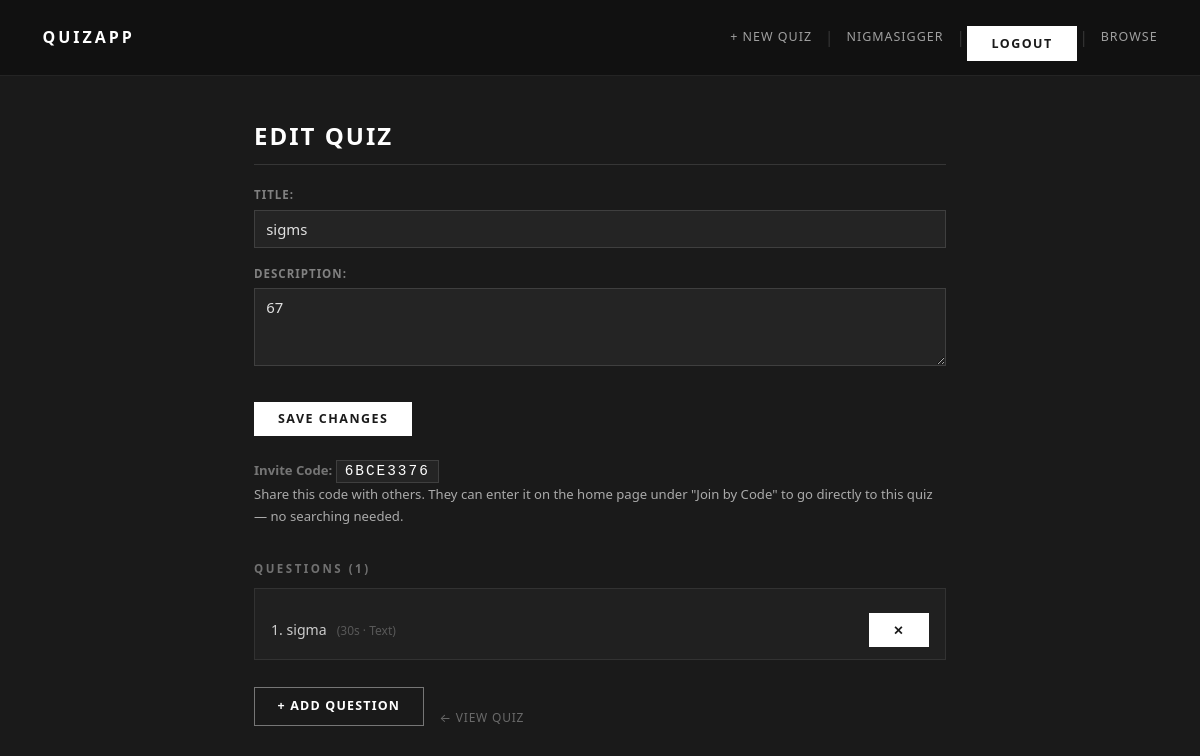
Page /quizzes/2/edit/ (signed in) on the earlier database version.
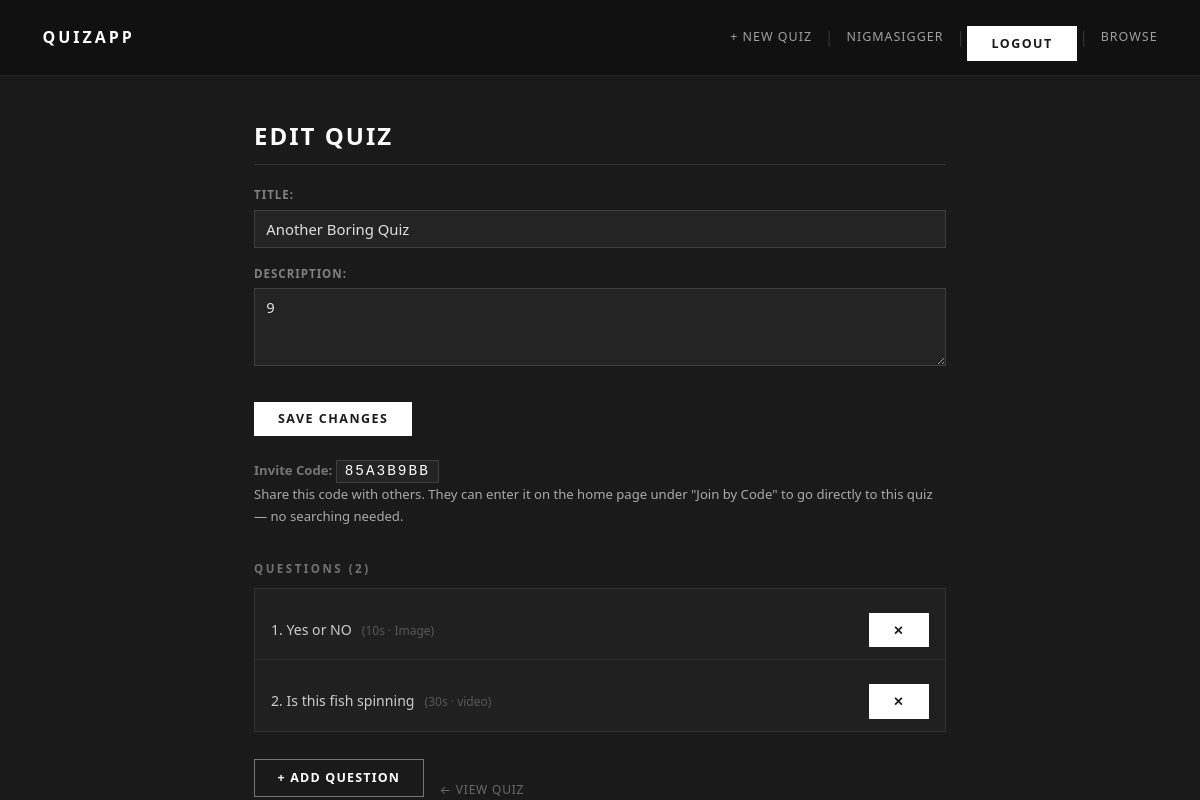
Same page on the later database version.
### quiz/models.py (models this page shows, shortened)
class Quiz(models.Model):
    title = models.CharField(max_length=200)
    description = models.TextField(blank=True)
    created_by = models.ForeignKey(User, on_delete=models.CASCADE, related_name='quizzes')
    created_at = models.DateTimeField(auto_now_add=True)
    invite_code = models.CharField(max_length=8, unique=True, null=True, blank=True)

class Question(models.Model):
    TEXT = 'text'
    IMAGE = 'image'
    QUESTION_TYPES = [
        (TEXT, 'Text'),
        (IMAGE, 'Image'),
    ]
    quiz = models.ForeignKey(Quiz, on_delete=models.CASCADE, related_name='questions')
    text = models.CharField(max_length=500)
    question_type = models.CharField(max_length=10, choices=QUESTION_TYPES, default=TEXT)
    image = models.ImageField(upload_to='questions/images/', blank=True, null=True)
    time_limit = models.PositiveIntegerField(default=30, help_text="Time limit in seconds")
    order = models.PositiveIntegerField(default=0)
    class Meta:
        ordering = ['order', 'id']

### quiz/views.py (the view)
# urls.py: path('quizzes/<int:quiz_id>/edit/', views.edit_quiz, name='edit_quiz'),
@login_required
def edit_quiz(request, quiz_id):
    quiz = get_object_or_404(Quiz, id=quiz_id)
    if not (request.user == quiz.created_by or request.user.is_staff):
        messages.error(request, 'You do not have permission to edit this quiz.')
        return redirect('quiz_detail', quiz_id=quiz.id)
    if request.method == 'POST':
        form = QuizForm(request.POST, instance=quiz)
        if form.is_valid():
            form.save()
            messages.success(request, 'Quiz updated.')
            return redirect('edit_quiz', quiz_id=quiz.id)
    else:
        form = QuizForm(instance=quiz)
    questions = quiz.questions.prefetch_related('answers').all()
    return render(request, 'quiz/edit_quiz.html', {
        'quiz': quiz,
        'form': form,
        'questions': questions,
    })

### quiz/forms.py
class QuizForm(forms.ModelForm):
    class Meta:
        model = Quiz
        fields = ['title', 'description']
        widgets = {
            'description': forms.Textarea(attrs={'rows': 3}),
        }

### quiz/templates/quiz/edit_quiz.html (shortened to what this page needs)
{% extends 'quiz/base.html' %}
{% block content %}
<h1>Edit Quiz</h1>
<form method="post">
    {{ form.as_p }}
    <button type="submit">Save Changes</button>
</form>
<div class="invite-info mt-2">
    <strong>Invite Code:</strong> <code class="invite-code">{{ quiz.invite_code }}</code>
    <p class="invite-hint">Share this code with others. They can enter it on the home page under "Join by Code" to go directly to this quiz — no searching needed.</p>
</div>
<h2>Questions ({{ questions.count }})</h2>
{% if questions %}
<ul class="quiz-list">
    {% for question in questions %}
    <li>
        <span class="q-label">{{ forloop.counter }}. {{ question.text }}
            <em class="q-meta">({{ question.time_limit }}s · {{ question.get_question_type_display }})</em>
        </span>
        <form method="post"
              action="{% url 'delete_question' quiz.id question.id %}"
              style="display:inline; margin-left:auto">
            <button type="submit" class="btn-icon"
                    onclick="return confirm('Delete this question?')">✕</button>
        </form>
    </li>
    {% endfor %}
</ul>
{% else %}
<p>No questions yet.</p>
{% endif %}
<div class="action-row mt-2">
    <a href="{% url 'add_question' quiz.id %}" class="btn">+ Add Question</a>
    <a href="{% url 'quiz_detail' quiz.id %}" class="back-link">View Quiz</a>
</div>
{% endblock %}

Differences in the rows shown:
no longer on this page (row edited): Question: text "sigma", time_limit "30", question_type "Text"
changed Quiz: title "sigms" → "Another Boring Quiz"; description "67" → "9"; invite_code "6BCE3376" → "85A3B9BB"
added Question: text "Yes or NO", time_limit "10", question_type "Image"
added Question: text "Is this fish spinning", time_limit "30", question_type "video"
Other differences:
{{ questions.count }}: "1" → "2"
